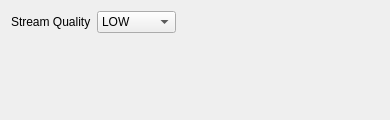
<?xml version="1.0" encoding="UTF-8"?>
<ui version="4.0">
 <class>Form</class>
 <widget class="QWidget" name="Form">
  <property name="geometry">
   <rect>
    <x>0</x>
    <y>0</y>
    <width>390</width>
    <height>120</height>
   </rect>
  </property>
  <property name="minimumSize">
   <size>
    <width>250</width>
    <height>120</height>
   </size>
  </property>
  <property name="windowTitle">
   <string>Form</string>
  </property>
  <layout class="QVBoxLayout" name="verticalLayout_3">
   <item>
    <layout class="QFormLayout" name="formLayout">
     <property name="fieldGrowthPolicy">
      <enum>QFormLayout::ExpandingFieldsGrow</enum>
     </property>
     <item row="2" column="0">
      <widget class="QLabel" name="label_3">
       <property name="text">
        <string>Stream Quality</string>
       </property>
      </widget>
     </item>
     <item row="2" column="1">
      <widget class="QComboBox" name="quality">
       <item>
        <property name="text">
         <string>LOW</string>
        </property>
       </item>
       <item>
        <property name="text">
         <string>MEDIUM</string>
        </property>
       </item>
       <item>
        <property name="text">
         <string>HIGH</string>
        </property>
       </item>
      </widget>
     </item>
    </layout>
   </item>
  </layout>
 </widget>
 <resources/>
 <connections/>
</ui>
